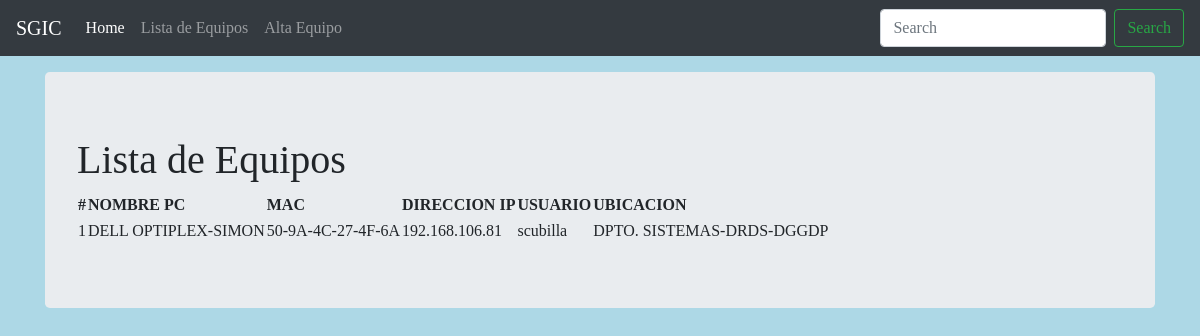
/computer_list/, run on an earlier commit of the app's database.
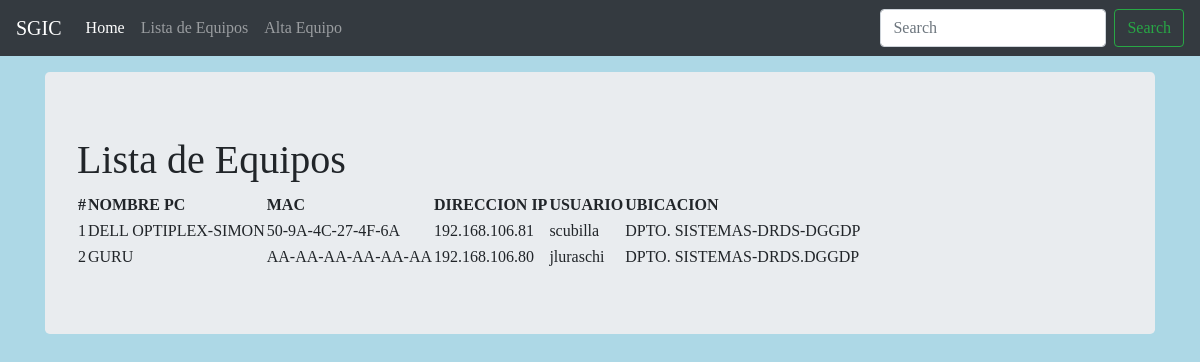
And on a later commit of the database.
### compuapp/models.py (models this page shows, shortened)
class Computer(models.Model):
    computer_name = models.CharField(max_length=30)
    IP_address = models.CharField(max_length=30)
    MAC_address = models.CharField(max_length=30)
    users_name = models.CharField(max_length=30)
    location = models.CharField(max_length=30)
    purchase_date = models.DateField(auto_now_add=False, auto_now=False, blank=True, null=True)
    timestamp = models.DateField(auto_now_add=True, auto_now=False, blank=True)

### compuapp/views.py (the view)
# urls.py: path('computer_list/', views.computer_list, name='computer_list'),
def computer_list(request):
    title = "Lista de Equipos"
    queryset = Computer.objects.all()
    context = {
    "title": title,
    "queryset": queryset,
    }
    return render(request, "list_computer.html",context)

### templates/list_computer.html (shortened to what this page needs)
{% load static %}
<!doctype html>
<html lang="en">
  <head>
<link href="{% static 'css/bootstrap.min.css' %}" rel="stylesheet">
     <link href="{% static 'css/stylesheet.css' %}" rel="stylesheet">
    <link href="{% static 'css/navbar-top-fixed.css' %}" rel="stylesheet">
  </head>
  <body>
  {% include 'navbar.html'  %}
  <main role="main" class="container">
  <div class="jumbotron">
    <h1>  {{title}}</h1>
        <table>
    <tr>
        <th>#</th>
        <th>NOMBRE PC</th>
        <th>MAC</th>
        <th>DIRECCION IP</th>
        <th>USUARIO</th>
        <th>UBICACION</th>
    </tr>
    {% for instance in queryset %}
    <tr>
        <td>{{forloop.counter}}</td>
        <td>{{instance.computer_name}}</td>
        <td>{{instance.MAC_address}}</td>
        <td>{{instance.IP_address}}</td>
        <td>{{instance.users_name}}</td>
        <td>{{instance.location}}</td>
    </tr>
    {% endfor %}
    </table>
  </div>
</main>
      </body>
</html>

What changed in the data, as far as the page shows it:
added Computer: computer_name "GURU", MAC_address "AA-AA-AA-AA-AA-AA", IP_address "192.168.106.80", users_name "jluraschi", location "DPTO. SISTEMAS-DRDS.DGGDP"
